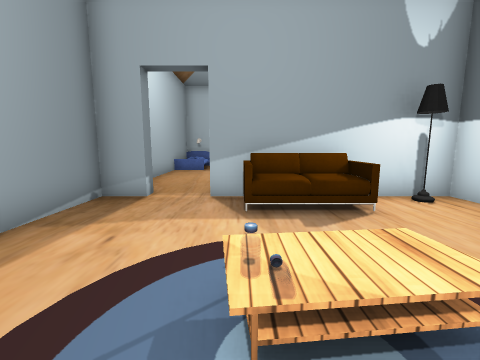
view 1 (above)

18 first-person views from a walk through a scene from a Unity 3-D project. The camera is 1.3 m above the floor, tilts 8° down and sees 90° across. Doors are open. The floor is counted in squares, 1 m on a side. Each view is taken from the middle of a square. On the plan, view 1 faces up. The plan holds only what a view shows up to about 12 squares ahead; the rest is blank. The player character is not drawn. Some surface patterns are stand-ins.

view 2
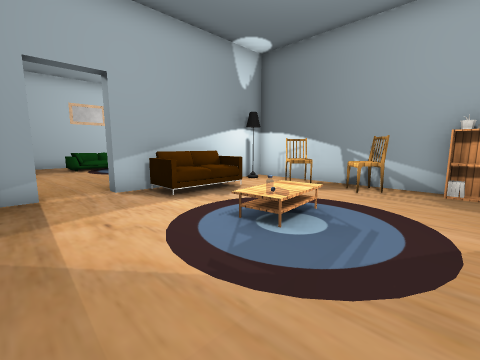

view 3
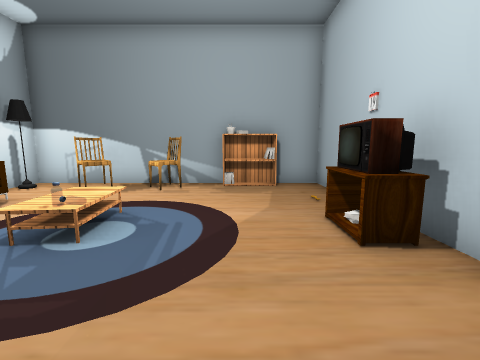

view 4
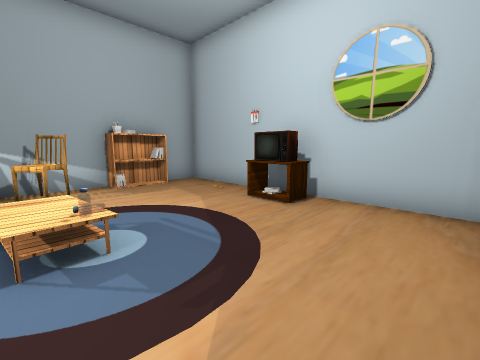

view 5
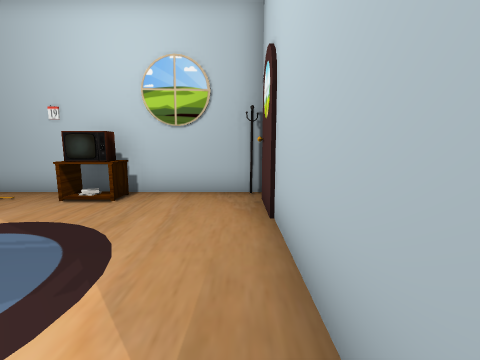

view 6
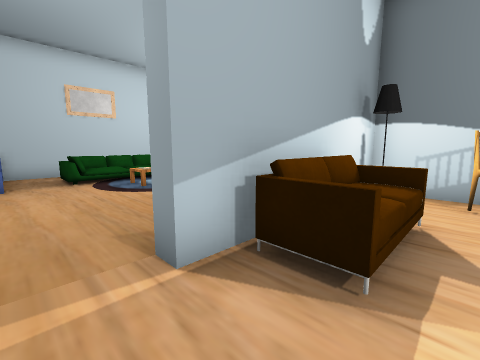

view 7
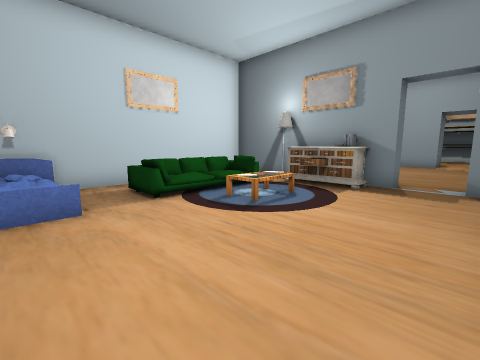

view 8
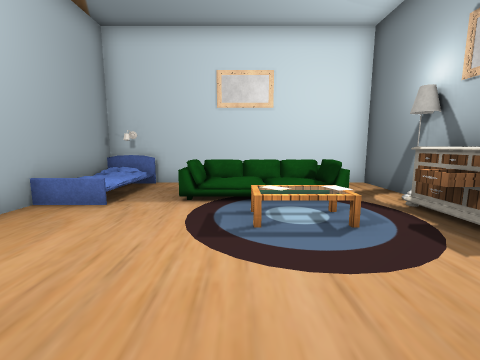

view 9
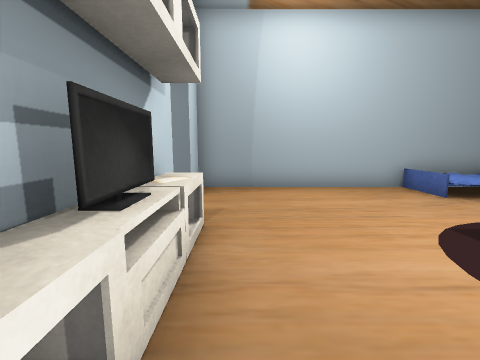

view 10
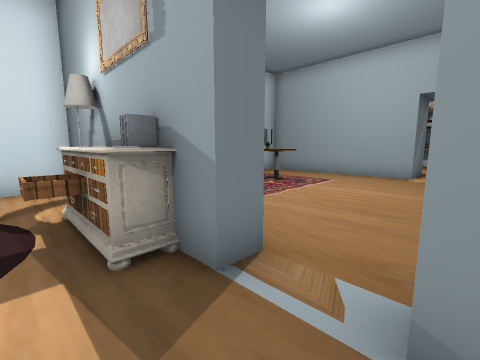

view 11
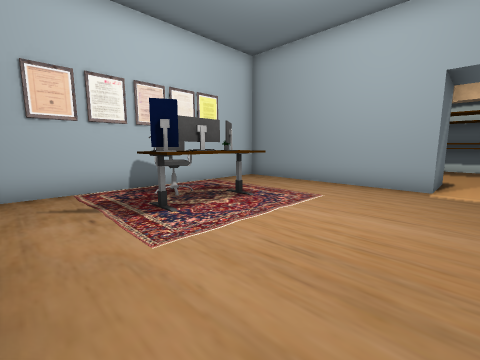

view 12
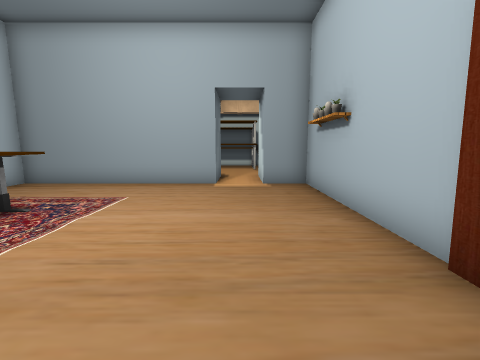

view 13
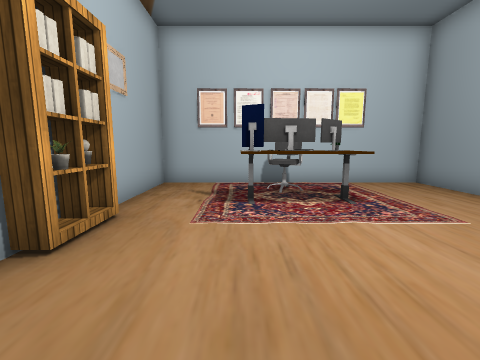

view 14
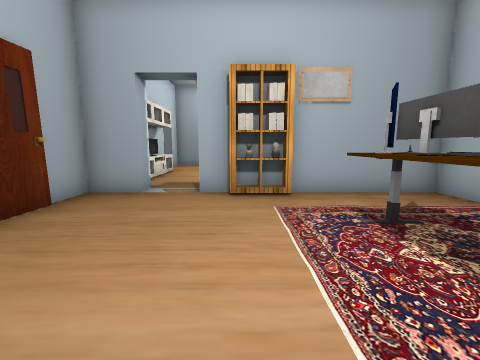

view 15
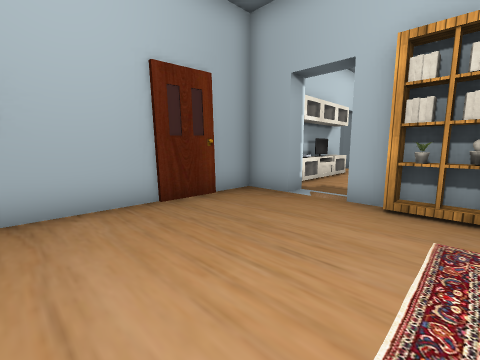

view 16
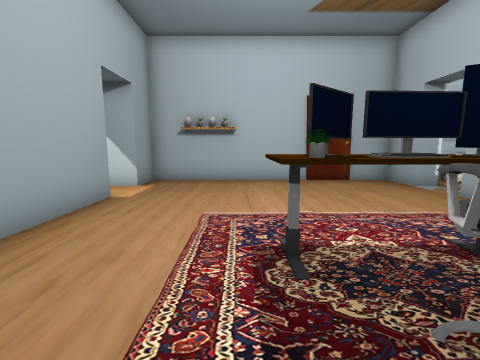

view 17
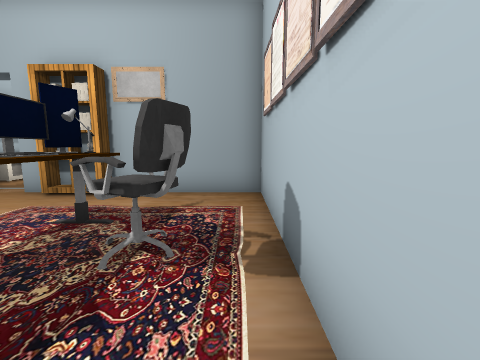

view 18
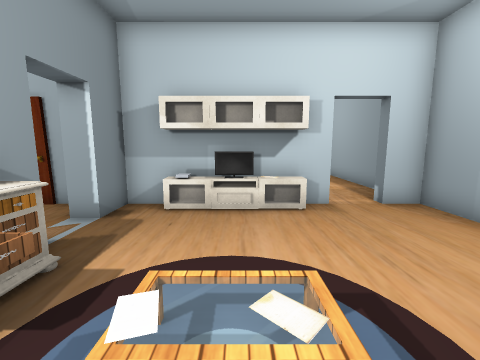

### Floor plan
Key: @ floor where view 1 was taken; # wall or solid block; . main floor; : floor 0.5 m higher than the main floor; / step, stairs or slope; D open door; = window, fence, low wall or low ledge; ^ raised ledge; C carpet; H chair; S shelf; T TV; B bed; F sofa; L lamp; R drawers; K books; U rug; M monitor; O other object.
Columns run from 4 left of view 1 to 22 right of it. Each row starts with its distance up from view 1.
 17 ####################
 16 #LB..   ..#........#
 15 #O..FFFF..#...HH...#
 14 #O..F:: .##..UOOU..#
 13 #....///.^#..MMMU..#
 12 #..../O/RROS.......#
 11 #........KOO.......#     OO
 10 #.........#........####.O O
  9 #.........D........DD...OOO
  8 #.........#........###   O
  7 ##DD^^O^O###########
  6 ##..######
  5 #...^^^=  #
  4 #.......HH#
  3 #.......HH#
  2 #...OO..HH#
  1 #...C...HH#
  0 #...@ ....
 -1 #........S=
 -2 #........O#
 -3 #...#T....#
 -4 ###########

Where each view was taken, in squares from view 1:
view 1: 0 up, 0 right, facing up
view 2: 1 down, 3 left, facing up-right
view 3: 1 down, 3 left, facing right
view 4: 2 up, 3 left, facing down-right
view 5: 3 up, 3 left, facing down
view 6: 4 up, 2 left, facing up-right
view 7: 8 up, 3 left, facing up-right
view 8: 8 up, 1 right, facing up
view 9: 8 up, 4 right, facing left
view 10: 8 up, 4 right, facing up-right
view 11: 9 up, 7 right, facing up-right
view 12: 9 up, 7 right, facing right
view 13: 8 up, 9 right, facing up
view 14: 11 up, 13 right, facing left
view 15: 12 up, 12 right, facing down-left
view 16: 16 up, 12 right, facing down
view 17: 16 up, 13 right, facing left
view 18: 14 up, 2 right, facing down
